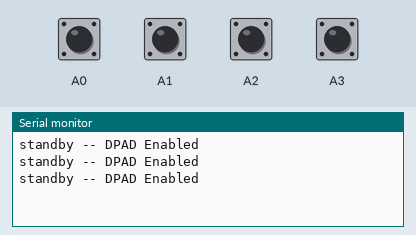
Bench run of a program on a simulated Arduino Uno, built with avr-gcc and run on an emulated ATmega328P. Shown: the last lines printed to the serial monitor. The test bench sets the inputs (shaded band); at power-on: A0–3 HIGH.

Above: at 2.4 s.
2.5 s: A0 pulled LOW for 1 s
At 3.9 s:
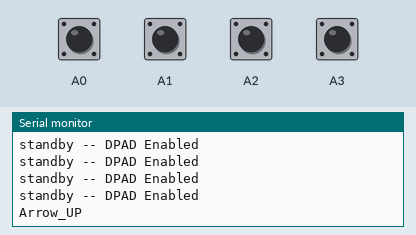
5.0 s: A1 pulled LOW for 1 s
At 5.9 s:
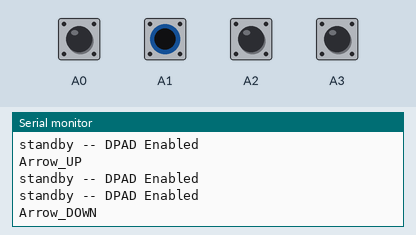
7.5 s: A2 pulled LOW for 1 s
At 8.7 s:
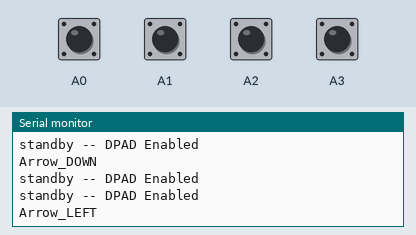
10.0 s: A3 pulled LOW for 1 s
At 10.8 s:
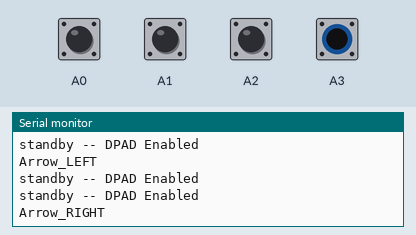

Measured:
- after the input at 2.5 s, the serial monitor: prints a new line after 0.70 s (image 1)
- after the input at 5.0 s, the serial monitor: prints a new line after 0.60 s (image 2)
- after the input at 7.5 s, the serial monitor: prints a new line after 0.50 s (image 3)
- after the input at 10.0 s, the serial monitor: prints a new line after 0.40 s (image 4)

The program:

main.cpp
```cpp
#include <Arduino.h>

// Struct Botoes
typedef struct botao
{
  int periferico;
  int estado;
};

botao botao1;
botao botao2;
botao botao3;
botao botao4;


// Variavel Baud rate
int baudRate = 9600;

// Funcoes botao
void caso_0(){// Nenhum botão pressionado -
  Serial.println("standby -- DPAD Enabled");
   }

void caso_1(){// botao1 pressionado - "UP"
  Serial.println("Arrow_UP");
   }

void caso_2(){// botao2 pressionado - "DOWN"
  Serial.println("Arrow_DOWN");
   }

void caso_3(){// botao3 pressionado - "LEFT"
  Serial.println("Arrow_LEFT");
   }

void caso_4(){// botao4 pressionado - "RIGHT"
  Serial.println("Arrow_RIGHT");
   }


// Variavel Case
int caso = 0;


void setup() {

 Serial.begin(9600);

 // Portas dos botoes
 botao1.periferico = A0;
 botao2.periferico = A1;
 botao3.periferico = A2;
 botao4.periferico = A3;

 // Input dos botoes
 pinMode(botao1.periferico, INPUT_PULLUP);
 pinMode(botao2.periferico, INPUT_PULLUP);
 pinMode(botao3.periferico, INPUT_PULLUP);
 pinMode(botao4.periferico, INPUT_PULLUP);
}

void loop() {

  // Leitura dos botoes
  botao1.estado = digitalRead(botao1.periferico);
  botao2.estado = digitalRead(botao2.periferico);
  botao3.estado = digitalRead(botao3.periferico);
  botao4.estado = digitalRead(botao4.periferico);


  // Casos Switch Case
  if (botao1.estado == HIGH && botao2.estado == HIGH && botao3.estado == HIGH
  && botao4.estado == HIGH)
  {
    caso = 0;
    // IDLE - SEM CARREGAR EM NENHUM BOTAO (Standby - DPAD ENABLED - executa o caso 0)
  }

  else if (botao1.estado == LOW)
  {
    caso = 1;
    // botao1 (UP - executa o caso 1)
  }

  else if (botao2.estado == LOW)
  {
    caso = 2;
    // botao2 (DOWN - executa o caso 2)
  }

  else if (botao3.estado == LOW)
  {
    caso = 3;
    // botao3 (LEFT - executa o caso 3)
  }

  else if (botao4.estado == LOW)
  {
    caso = 4;
    // botao4 (RIGHT - executa o caso 4)
  }


switch (caso)
{
case 0:
  caso_0();
  break;

case 1:
  caso_1();
  break;

case 2:
  caso_2();
  break;

case 3:
  caso_3();
  break;

case 4:
  caso_4();
  break;


default:
  Serial.println("ERRO");
  break;
}

delay (800);
}
```
